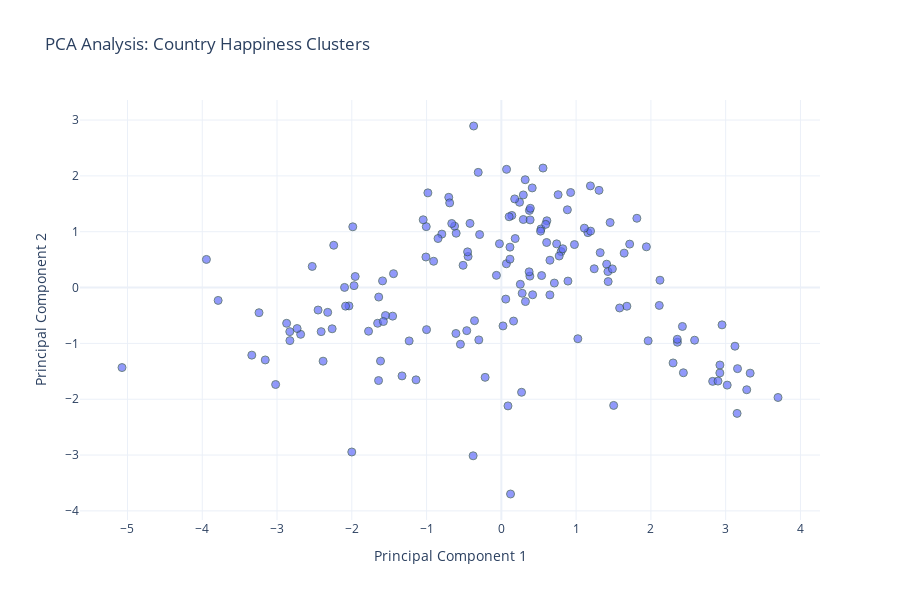

The cell this chart's notebook holds for it:
### Code cell
import plotly.express as px
import pandas as pd

# 1. Merge PC scores with the original Happiness Score
# pc_df has countries as index; 'data' should have 'Country or region'
plot_df = pc_df[['PC1', 'PC2']].copy()
plot_df['Happiness Score'] = data.set_index('Country or region')['Score']
plot_df = plot_df.reset_index()

# 2. Create the interactive scatter plot
fig = px.scatter(
    plot_df, 
    x='PC1', 
    y='PC2', 
    hover_name='Country or region',         # Bold title in tooltip
    hover_data={'Happiness Score': ':.2f',  # Show score with 2 decimals
                'PC1': False,                # Hide these if you want a cleaner look
                'PC2': False},
    title='PCA Analysis: Country Happiness Clusters',
    template='plotly_white'
)

# 3. Refine the aesthetics for a "pro" look
fig.update_traces(
    marker=dict(
        size=8,                # Smaller points as requested
        opacity=0.7,           # Slight transparency helps see overlaps
        line=dict(width=1, color='DarkSlateGrey') # Clearer boundaries
    )
)

fig.update_layout(
    xaxis_title="Principal Component 1",
    yaxis_title="Principal Component 2",
    width=900,
    height=600,
    hoverlabel=dict(
        bgcolor="white",
        font_size=14,
        font_family="Arial"
    )
)

fig.show()

### Figure 1 — Plotly figure (JSON) as saved in the notebook; plotly's stock layout.template omitted (floating-point values rounded to 4 significant figures; data arrays with more than 128 entries replaced by an {"elided": "..."} marker saying what was removed)
{"data": [{"customdata": {"elided": "156x1 float values"}, "hovertemplate": "<b>%{hovertext}</b><br><br>Happiness Score=%{customdata[0]:.2f}<extra></extra>", "hovertext": {"elided": "156 str values"}, "legendgroup": "", "marker": {"color": "#636efa", "line": {"color": "DarkSlateGrey", "width": 1}, "opacity": 0.7, "size": 8, "symbol": "circle"}, "mode": "markers", "name": "", "orientation": "v", "showlegend": false, "type": "scatter", "x": {"elided": "156 float values"}, "xaxis": "x", "y": {"elided": "156 float values"}, "yaxis": "y"}], "layout": {"height": 600, "hoverlabel": {"bgcolor": "white", "font": {"family": "Arial", "size": 14}}, "legend": {"tracegroupgap": 0}, "title": {"text": "PCA Analysis: Country Happiness Clusters"}, "width": 900, "xaxis": {"anchor": "y", "domain": [0, 1], "title": {"text": "Principal Component 1"}}, "yaxis": {"anchor": "x", "domain": [0, 1], "title": {"text": "Principal Component 2"}}}}
